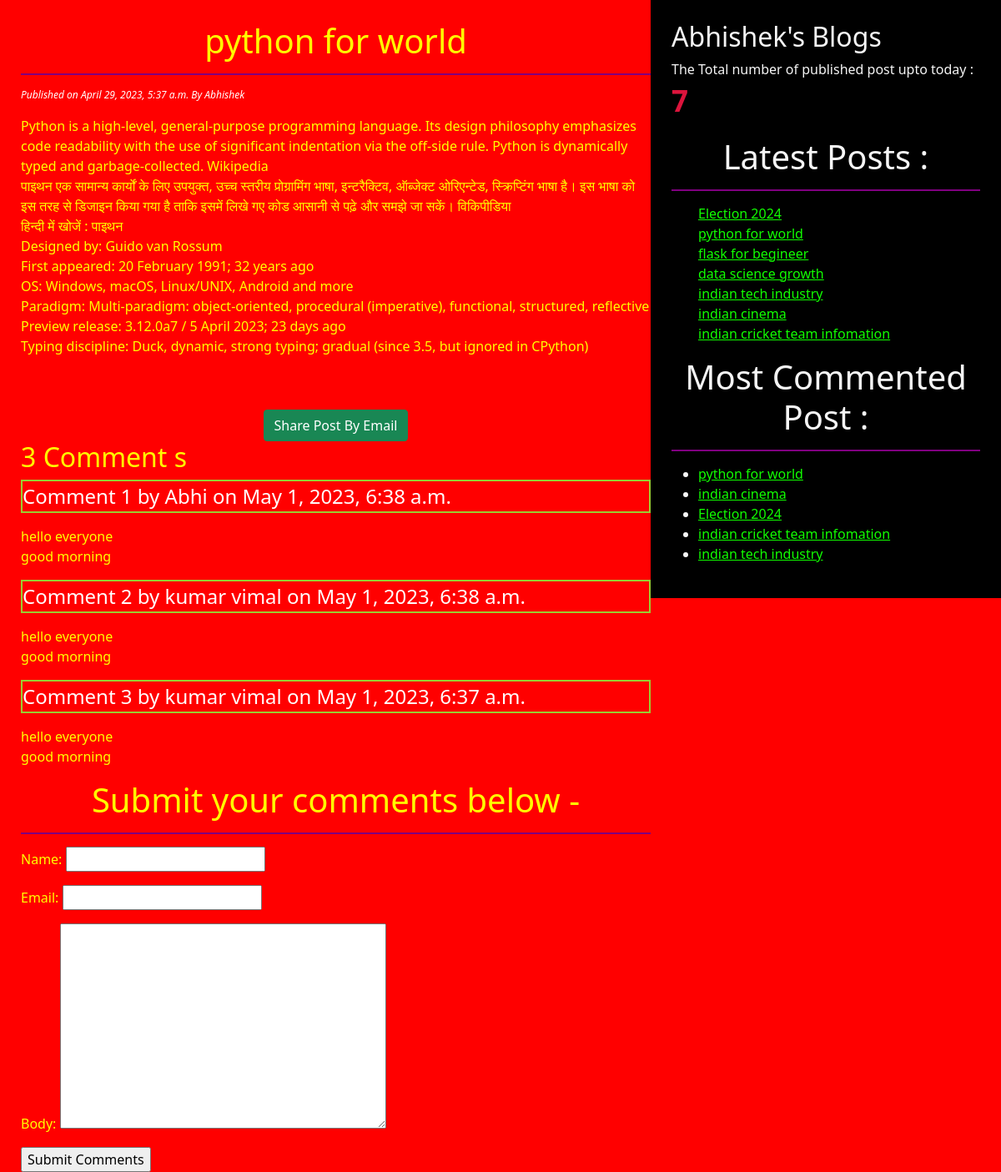
Screenshot of /2023/04/29/python-for-world/ with the database file from the repository.
### testapp/models.py (models this page shows, shortened)
class Post(models.Model):
    STATUS_CHOICE = (('draft',"Draft"),('published','Published'))
    title = models.CharField(max_length=256)
    slug = models.SlugField(max_length=264,unique_for_date='publish')
    author = models.ForeignKey(User,related_name='blog_post',on_delete=models.CASCADE)
    body = models.TextField()
    publish = models.DateTimeField(default=timezone.now)
    created = models.DateTimeField(auto_now_add=True)
    updated = models.DateTimeField(auto_now=True)
    status = models.CharField(max_length=10,choices=STATUS_CHOICE,default='draft')
    objects = CustomManager()
    tags = TaggableManager()
    class Meta:
        ordering = ('-publish',)
    def get_absolute_url(self):
        return reverse("post_detail", args=[self.publish.year,self.publish.strftime('%m'),self.publish.strftime('%d'),self.slug])

class Comment(models.Model):
    post=models.ForeignKey(Post,related_name='comments',on_delete=models.CASCADE)
    name = models.CharField(max_length=32)
    email = models.EmailField()
    body = models.TextField()
    created = models.DateTimeField(auto_now_add=True)
    updated = models.DateTimeField(auto_now=True)
    active = models.BooleanField(default=True)
    class Meta:
        ordering = ('-created',)

### testapp/views.py (the view)
# urls.py: path('<int:year>/<int:month>/<int:day>/<post>/',views.post_detail_view,name='post_detail'),
def post_detail_view(request,year,month,day,post):
    post = get_object_or_404(Post,slug=post,
                             status='published',
                             publish__year=year,
                             publish__month=month,
                             publish__day=day)
    comments = post.comments.filter(active=True)
    csubmit = False
    if request.method=="POST":
        form = CommentForm(request.POST)
        if form.is_valid():
            new_comment=form.save(commit=False)
            new_comment.post=post
            new_comment.save()
            csubmit=True
    else:
        form =CommentForm()
    return render(request,"testapp/post_detail.html",{'post':post,'form':form,'csubmit':csubmit,'comments':comments})

### testapp/forms.py
class CommentForm(forms.ModelForm):
    class Meta:
        model = Comment
        fields = ('name','email','body')

### testapp/models.py (called while the page is built)
    def get_queryset(self):
        return super().get_queryset().filter(status='published')

### testapp/templatetags/testapp_tags.py (called while the page is built)
@register.simple_tag
def total_posts():
    return Post.objects.count()

@register.inclusion_tag('testapp/latest_posts123.html')
def show_latest_post(count=4):
    latest_post = Post.objects.order_by('-publish')[:count]
    return {'latest_post':latest_post}

@register.simple_tag
def get_most_commented_post(count=5):
    return Post.objects.annotate(total_comments=Count('comments')).order_by('-total_comments')[:count]

### templates/testapp/post_detail.html (shortened to what this page needs)
<!DOCTYPE html>
{% extends 'testapp/base.html' %}
        {% block body_block %}
            <h1>{{post.title}}</h1>
            <p id='date'> Published on {{post.publish}} By {{post.author | title}} </p>
             {{post.body|linebreaks}} <br><br>
             <div class="container" align='center'>
             <a href="/{{post.id}}/share" class='btn btn-success'> Share Post By Email</a>
             </div>
             {% with comments.count as comments_count  %}
                <h2>{{comments_count}} Comment {{comments_count|pluralize}} </h2>
             {% endwith %}
             {% if comments %}
                  {% for comment in comments  %}
                      <p id='ch'> Comment {{forloop.counter}} by {{comment.name}} on {{comment.created}}</p>
                      <div class="cb">
                        {{comment.body|linebreaks}}
                      </div>
                  {% endfor %}
                {% else %}
                   <p>There are no comments yet</p>
             {% endif %}
             {% if csubmit %}
                <h2>Your Comments Added Successfully</h2>
                {% else %}
                <h1>Submit your comments below -</h1>
                <form method='post'>
                    {{form.as_p}}
                    <input type="submit" value="Submit Comments">
                </form>
             {% endif %}
        {% endblock  %}

### templates/testapp/base.html (shortened to what this page needs)
<!DOCTYPE html>
{% load testapp_tags %}
{% load static %}
<html lang="en">
<head>
    <link href="https://cdn.jsdelivr.net/npm/bootstrap@5.1.3/dist/css/bootstrap.min.css" rel="stylesheet">
    <link rel="stylesheet" href="{% static 'css/blog.css' %}">
</head>
<body>
    <div class="content">
        {% block body_block %}
        {% endblock  %}
    </div>
    <div class="sidebar">
        <h2>Abhishek's Blogs</h2>
        <p>The Total number of published post upto today : <span id='pcount'>{% total_posts %}</span></p>
        <h1>Latest Posts :</h1> {% show_latest_post 50 %}
        <h1>Most Commented Post :</h1>
        {% get_most_commented_post as most_commented_post %}
         <ul>
            {% for post in most_commented_post %}
            <li> <a href="{{post.get_absolute_url}}">{{post.title}}</a> </li>
            {% endfor %}
        </ul>
    </div>
</body>
</html>

### templates/testapp/latest_posts123.html (shortened to what this page needs)
<ul>
    {% for post in latest_post %}
        <a href="{{post.get_absolute_url}}"> {{post.title}} </a> <br>
    {% endfor %}
</ul>

### static/css/blog.css (style rules this page uses)
.content { width: 65%; float: left; padding: 25px 0 0 25px; background-color: red; color: yellow; height: 100%; }
.sidebar { width: 35%; float: right; padding: 25px; background-color: black; color: whitesmoke; height: 100%; }
h1 { text-align: center; border-bottom: 2px solid purple; margin-bottom: 15px; padding-bottom: 15px; }
#date { color: white; font-size: 12px; font-style: italic; }
a { color: rgb(17, 255, 0); }
body { background-color: red; }
#ch { color: white; font-size: 24px; border: 2px solid yellowgreen; }
#pcount { font-size: 35px; font-weight: 900; color: crimson; }

### rows the page displays
Post: title "python for world", publish "April 29, 2023, 5:37 a.m.", author "Abhishek", body "Python is a high-level, general-purpose programming language. Its design philosophy emphasizes code readability with the use of significant indentation via the off-side rule. Python is dynamically typed and garbage-collected. Wikipedia पाइथन एक सामान्य कार्यों के लिए उपयुक्त, उच्च स्तरीय प्रोग्रामिंग भाषा, इन्टरैक्टिव, ऑब्जेक्ट ओरिएन्टेड, स्क्रिप्टिंग भाषा है। इस भाषा को इस तरह से डिजाइन किया गया है ताकि इसमें लिखे गए कोड आसानी से पढ़े और समझे जा सकें। विकिपीडिया हिन्दी में खोजें : पाइथन Designed by: Guido van Rossum First appeared: 20 February 1991; 32 years ago OS: Windows, macOS, Linux/UNIX, Android and more Paradigm: Multi-paradigm: object-oriented, procedural (imperative), functional,…"
Comment: name "Abhi", created "May 1, 2023, 6:38 a.m.", body "hello everyone good morning"
Comment: name "kumar vimal", created "May 1, 2023, 6:38 a.m.", body "hello everyone good morning"
Comment: name "kumar vimal", created "May 1, 2023, 6:37 a.m.", body "hello everyone good morning"
Post: title "Election 2024"
Post: title "flask for begineer"
Post: title "data science growth"
Post: title "indian tech industry"
Post: title "indian cinema"
Post: title "indian cricket team infomation"

### other values shown
{{ comments_count }} "3"
